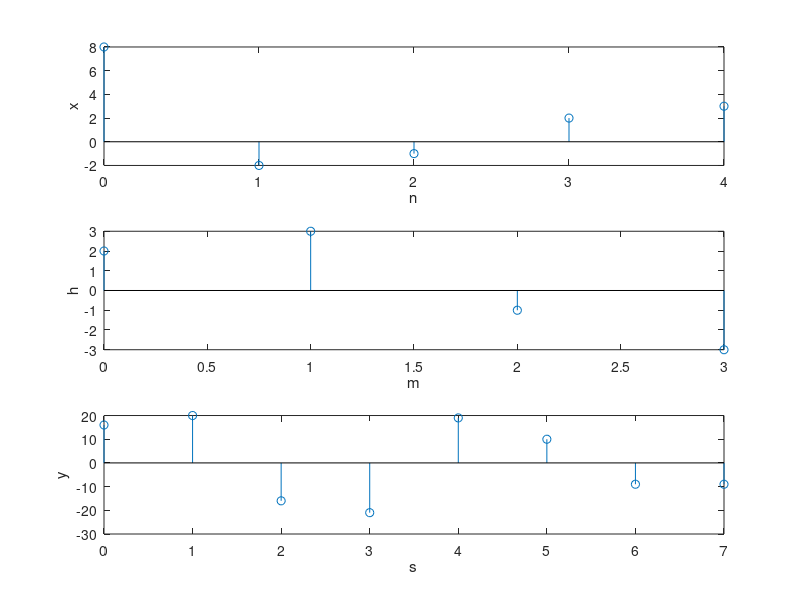

The MATLAB source for this figure:
%????{8 -2 -1 2 3}???{2 3 -1 -3}????????????????
clear;clc;
x=[8,-2,-1,2,3];
h=[2,3,-1,-3];
n=0:length(x)-1;
m=0:length(h)-1;
s=0:(length(x)+length(h)-2);
y=conv(x,h);
subplot(3,1,1);stem(n,x);xlabel('n');ylabel('x');
subplot(3,1,2);stem(m,h);xlabel('m');ylabel('h');
subplot(3,1,3);stem(s,y);xlabel('s');ylabel('y');
